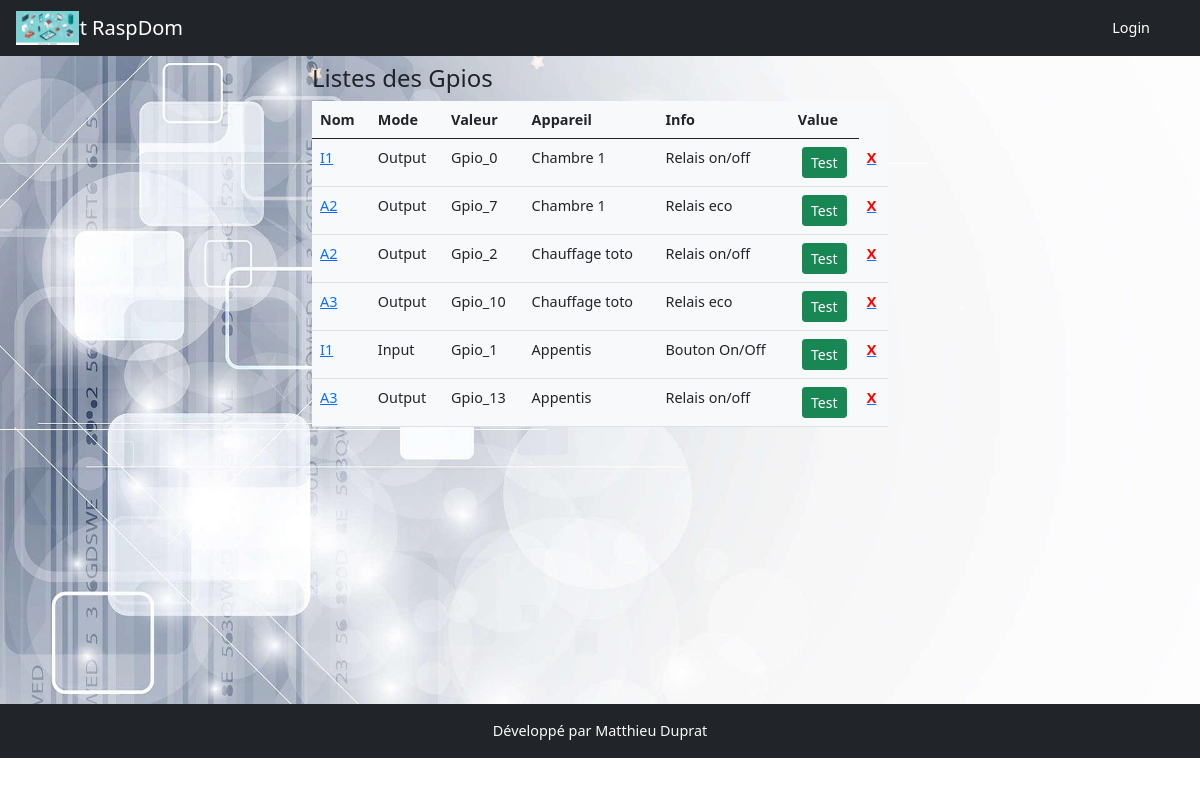
Page /gpios on the earlier database version.
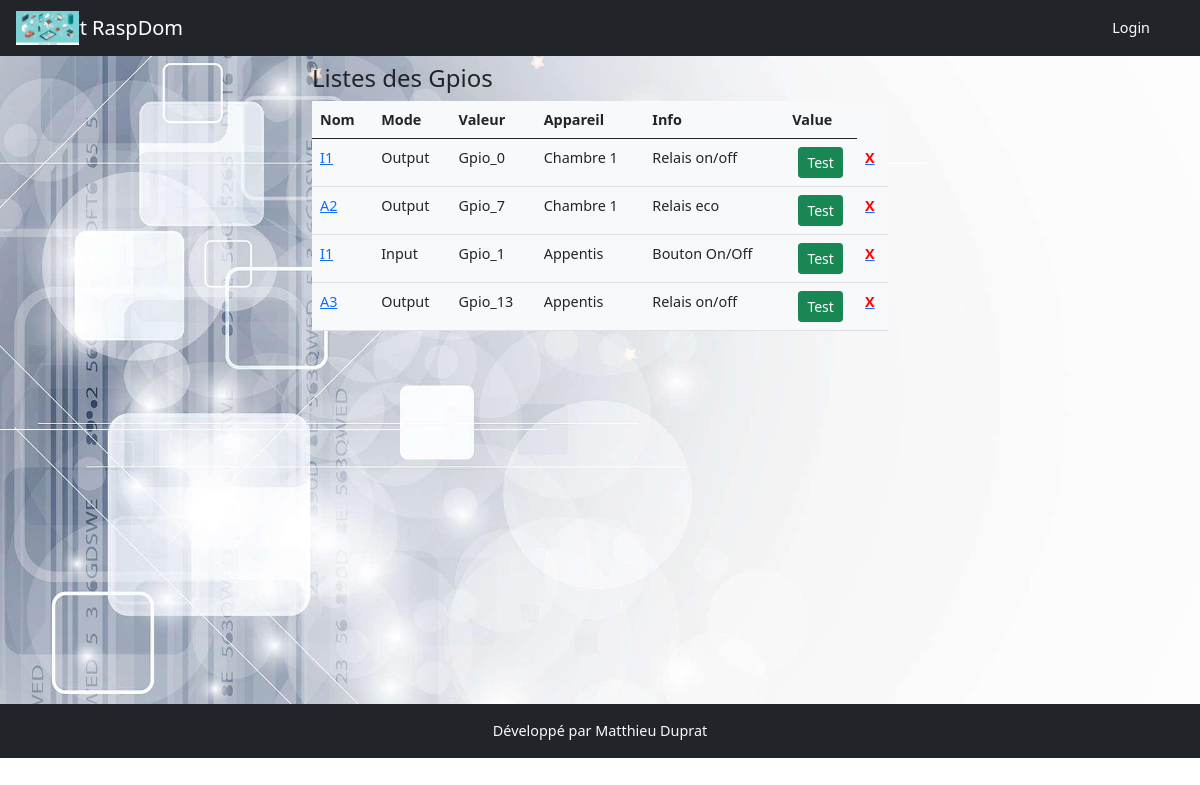
Same page on the later database version.
### models.py (models this page shows, shortened)
class Gpio(db.Model):
    id = db.Column(db.Integer, primary_key=True)
    nom = db.Column(db.String(200))
    mode = db.Column(db.String(10))
    valeur = db.Column(db.String(10))
    info = db.Column(db.String(200))
    appareil_id = db.Column(db.Integer, db.ForeignKey('appareil.id'), nullable=True, default='')

class Appareil(db.Model):
    id = db.Column(db.Integer, primary_key=True)
    nom = db.Column(db.String(200))
    description = db.Column(db.String(200))
    categorieappareil = db.Column(db.String(200), nullable=True)
    sortie = db.Column(db.String(200), nullable=True)
    image = db.Column(db.String(200), nullable=True)
    gpios = db.relationship('Gpio', backref='appareil', lazy=True)
    order_gpio = db.Column(db.String(200))
    nbre_gpio = db.Column(db.Integer)
    programmations = db.relationship('Programmation', backref='appareil_programmation', lazy=True)
    mode_de_marche = db.relationship('ModeDeMarche', uselist=False,  backref='appareil_mode_de_marche', lazy=True)
    auto = db.relationship('Auto', uselist=False, backref='appareil_auto', lazy=True)
    sonde_id = db.Column(db.Integer, db.ForeignKey('sonde.id'))
    sonde = db.relationship('Sonde', uselist=False, backref='appareil_sonde', lazy=True)
    manuel = db.relationship('Manuel', uselist=False, backref='appareil_ordre', lazy=True)
    label = db.Column(db.String(250))

### app.py (the view)
@app.route('/gpios')
def gpios():
    gpios_list = Gpio.query.order_by('appareil_id', 'mode').all()
    return render_template('gpio/gpios.html', gpio_list=gpios_list)

### templates/gpio/gpios.html
{% extends 'base.html' %}
{% block content %}
<div class="row">
    <div class="col-md-6 mx-auto ">
        <h4>Listes des Gpios</h4>
        <table class="table bg-light">
            <thead>
                <tr>
                    <th>Nom</th>
                    <th>Mode</th>
                    <th>Valeur</th>
                    <th>Appareil</th>
                    <th>Info</th>
                    <th>Value</th>
                </tr>
            </thead>
            <tbody>{% for gpio in gpio_list %}
                <tr>
                    <td><a href="{{url_for('edit_gpio', gpio_id=gpio.id)}}">{{gpio.nom}}</a></td>
                    <td>{{gpio.mode}}</td>
                    <td>{{ gpio.valeur}}</td>
                    <td>{{ gpio.appareil.nom}}</td>
                    <td>{{ gpio.info}}</td>
                    <td class="mx-auto text-center">{% if gpio.mode=='input'%}<input class="form-control mx-auto " style="width: 5rem;" type="text" id="gpio_{{gpio.id}}">{% else %}<button class="btn btn-success btn-sm">Test</button>{% endif %}</td>
                    <td><a href="{{url_for('delete_gpio', gpio_id=gpio.id)}}"><span style="color:red; font-weight:bold">X</span></a></td>
                </tr>{% endfor %}
            </tbody>
        </table>
    </div>
</div>
{% endblock %}

### templates/base.html (shortened to what this page needs)
<!DOCTYPE html>
<html lang="fr">
    <head>
        <link href="{{ url_for('static', filename='css/styles.css') }}" rel="stylesheet" />
    </head>
    <body>
        <nav class="navbar navbar-expand-lg navbar-dark bg-dark">
            <div class="container">
                <img src="{{ url_for('static', filename='assets/icon.webp') }}" alt="" style="height:34px; position:absolute; left:16px;right:auto">
                <a class="navbar-brand" href="{{url_for('index')}}">Start RaspDom</a>
                <div class="collapse navbar-collapse" id="navbarSupportedContent">
                    <ul class="navbar-nav ms-auto mb-2 mb-lg-0">
                        {% if current_user.is_authenticated %}
                        <li class="nav-item dropdown">
                            <a class="nav-link dropdown-toggle" id="navbarDropdown" href="#" role="button" data-bs-toggle="dropdown" aria-expanded="false">Appareil</a>
                            <ul class="dropdown-menu dropdown-menu-end" aria-labelledby="navbarDropdown">
                                <li><a class="dropdown-item" href="{{ url_for('appareil')}}">Appareil</a></li>
                                <li><a class="dropdown-item" href="{{ url_for('appareils')}}">Listes des appareils</a></li>
                            </ul>
                        </li>
                        <li class="nav-item dropdown">
                            <a class="nav-link dropdown-toggle" id="navbarDropdown" href="#" role="button" data-bs-toggle="dropdown" aria-expanded="false">GPIO</a>
                            <ul class="dropdown-menu dropdown-menu-end" aria-labelledby="navbarDropdown">
                                <li><a class="dropdown-item" href="{{ url_for('gpio')}}">GPIO</a></li>
                                <li><a class="dropdown-item" href="{{ url_for('sondes')}}">Sondes</a></li>
                                <li><a class="dropdown-item" href="{{ url_for('gpios')}}">Liste des GPIOs</a></li>
                            </ul>
                        </li>
                        <li class="nav-item dropdown">
                            <a class="nav-link dropdown-toggle" id="navbarDropdown" href="#" role="button" data-bs-toggle="dropdown" aria-expanded="false">Programmation</a>
                            <ul class="dropdown-menu dropdown-menu-end" aria-labelledby="navbarDropdown">
                                <li><a class="dropdown-item" href="{{ url_for('add_programmation')}}">Programmation</a></li>
                                <li><a class="dropdown-item" href="{{ url_for('liste_programmations')}}">Liste des programmations</a></li>
                            </ul>
                        </li>
                        <li class="nav-item"><a class="nav-link active" aria-current="page" href="{{url_for('user')}}">Add user</a></li>
                        <li class="nav-item"><a class="nav-link active" aria-current="page" href="{{url_for('users')}}">Users</a></li>
                        <li class="nav-item"><a class="nav-link active" aria-current="page" href="{{url_for('logout')}}">Logout</a></li>
                        <li class="nav-item"><a class="nav-link" href="{{url_for('profil')}}">{{current_user.username}}</a></li>
                        {% else %}
                            <li class="nav-item"><a class="nav-link active" aria-current="page" href="{{url_for('login')}}">Login</a></li>
                        {% endif %}
                    </ul>
                </div>
            </div>
        </nav>
        <div class="container-fluid pt-2" style="min-height:81vh">
            {% block content %}
            {% endblock %}
        </div>
        <div class="bg-dark text-light text-center py-3">
            Développé par Matthieu Duprat
        </div>
    </body>
</html>

Differences in the rows shown:
removed Gpio: nom "A2", mode "Output", valeur "Gpio_2", appareil.nom "Chauffage toto", info "Relais on/off", shows "Test"
removed Gpio: nom "A3", mode "Output", valeur "Gpio_10", appareil.nom "Chauffage toto", info "Relais eco", shows "Test"
